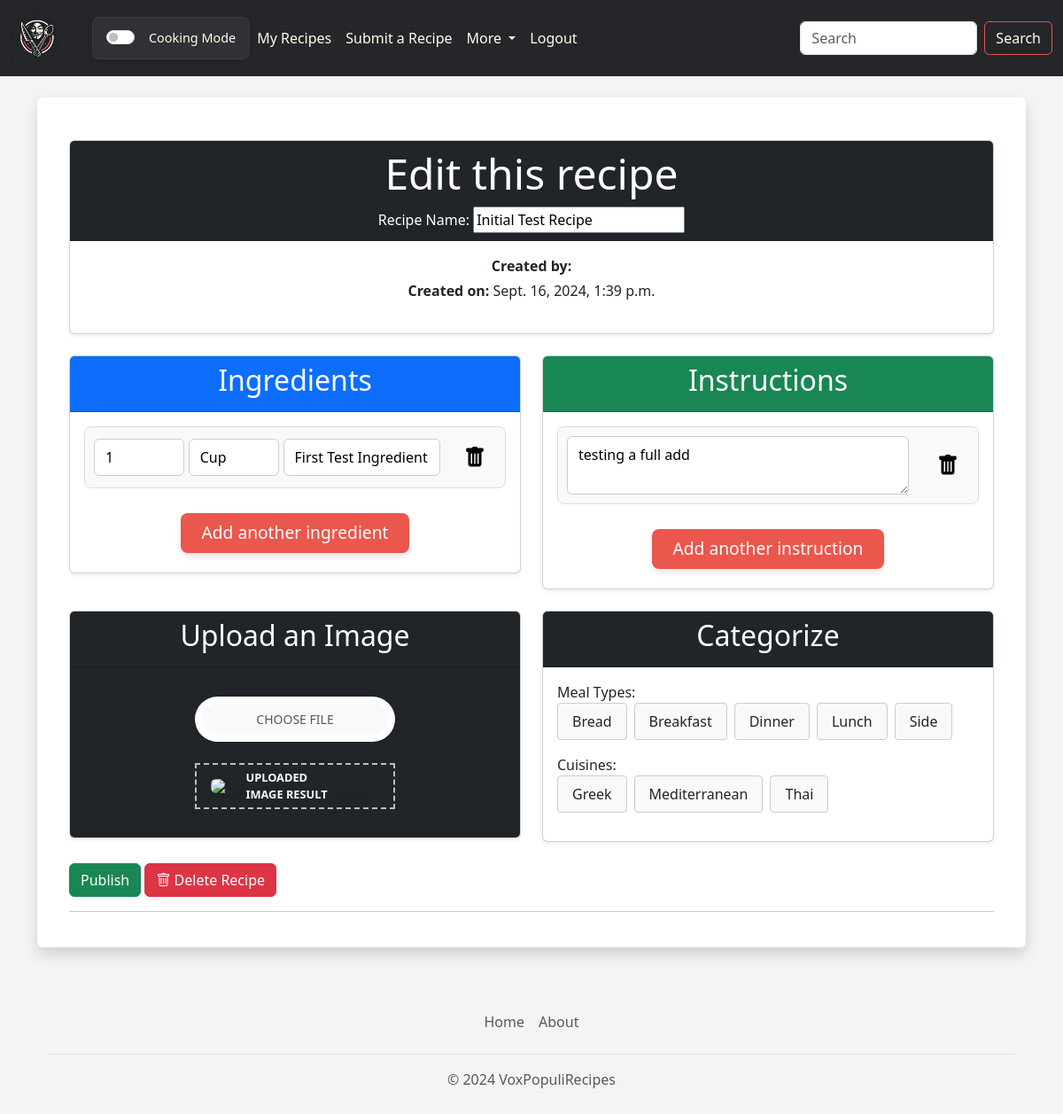
The app's page /submit_recipe/1/ (signed in), older data.
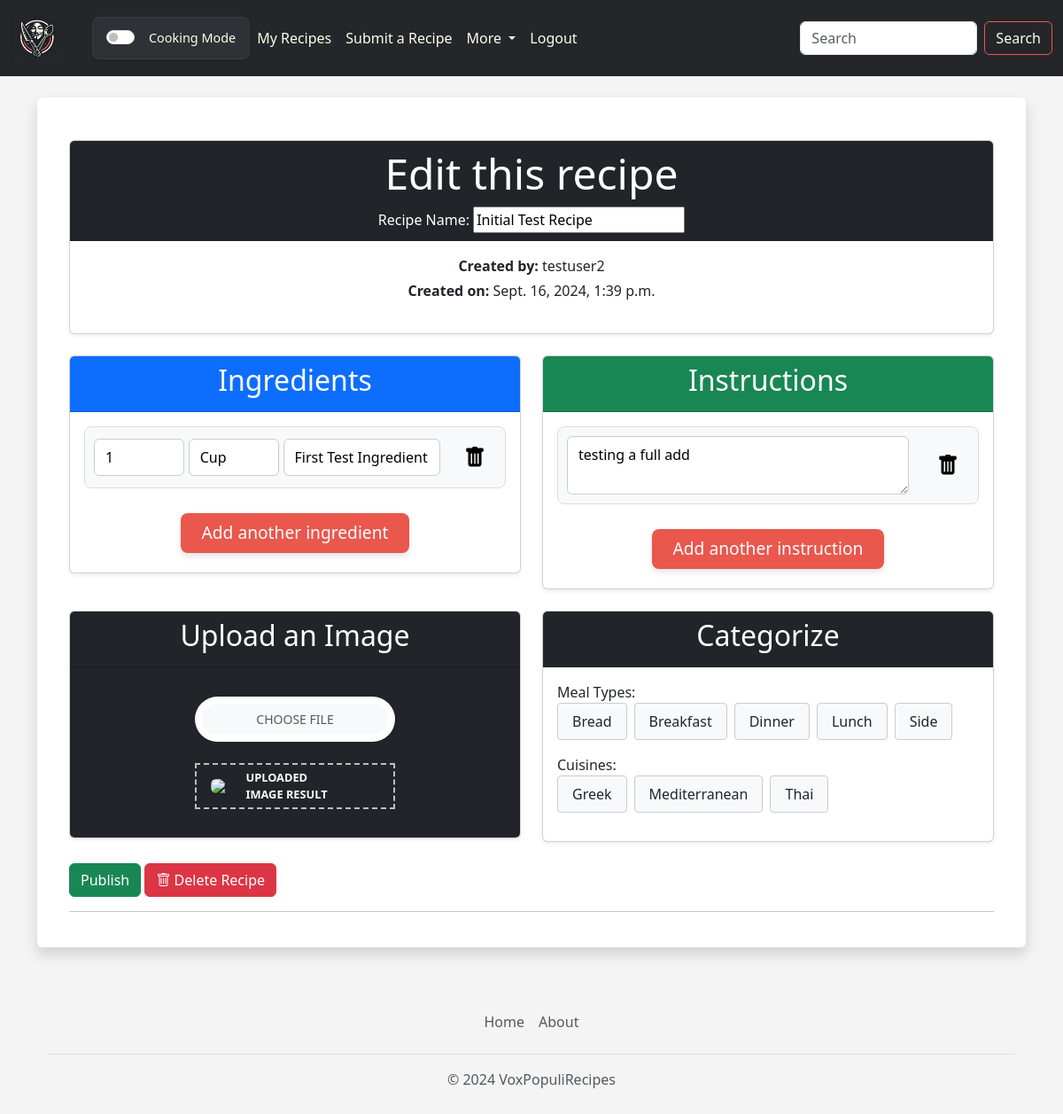
The same page, newer data.
### voxpopulirecipes/models.py (models this page shows, shortened)
class Recipe(models.Model):
    title = models.CharField(max_length=200)
    pub_date = models.DateTimeField("date published")
    created_by = models.CharField(max_length=200, blank=True, null=True)
    creator = models.ForeignKey(User, on_delete=models.CASCADE, blank=True, null=True)
    mealType = models.ForeignKey("MealType", on_delete=models.SET_NULL, blank=True, null=True)
    cuisine = models.ForeignKey("Cuisine", on_delete=models.SET_NULL, blank=True, null=True)
    image = models.ImageField(upload_to='uploads/recipe/', blank=True, null=True)
    baking = models.BooleanField(default=False)

### voxpopulirecipes/views.py (the view, shortened to what this page needs)
# urls.py: path("submit_recipe/", views.submit_recipe, name="submit_recipe"),
def submit_recipe(request, recipe_id=None):
    mealtypes = MealType.objects.all().order_by('name')
    cuisines = Cuisine.objects.all().order_by('name')
    if recipe_id:
        recipe = get_object_or_404(Recipe, id=recipe_id)
    else:
        recipe = None
    return render(request, 'voxpopulirecipes/submit_recipe.html', {
        'recipe': recipe,
        'mealtypes': mealtypes,
        'cuisines': cuisines
        })

### voxpopulirecipes/templates/voxpopulirecipes/submit_recipe.html (shortened to what the changed rows need)
{% extends 'voxpopulirecipes/base.html' %}
{% block content %}
{% if user.is_authenticated %}
    <div class='shadow p-4 mb-5 bg-body rounded'>
    <form action="{% if recipe %}{% url 'voxpopulirecipes:submit_recipe' recipe.id %}{% else %}{% url 'voxpopulirecipes:submit_recipe' %}{% endif %}" method="post" enctype="multipart/form-data">
        {% if recipe %}
        <div class="container mt-4">
            <fieldset>
                <div class="card text-center shadow-sm mb-4">
                    <fieldset id="recipe-name-section" class="create_section">
                        <div class="card-header bg-dark text-white">
                            <h1 class="display-5">Edit this recipe</h1>
                            <label for="id_title">Recipe Name:</label>
                            <input autofocus type="text" name="title" id="id_title" value="{{ recipe.title }}" required>
                        </div>
                        <div class="card-body">
                            <p class="mb-1"><strong>Created by:</strong> {{ recipe.creator.username }}</p>
                            <p class="mb-0"><strong>Created on:</strong> {{ recipe.pub_date }}</p>
                        </div>
                    </fieldset>
                </div>
                <div class="row">
                    <div class="col-12 col-lg-6 mb-4">
                        <div class="card shadow-sm">
                            <fieldset id="ingredients-section" class="create_section">
                                <div class="card-header text-center bg-primary text-white">
                                    <h2>Ingredients</h2>
                                </div>
                                <div class="card-body">
                                    {% for ingredient in recipe.ingredient_set.all %}
                                    <div class="ingredient">
                                        <input type="text" name="ingredient_amount_{{ ingredient.id }}" placeholder="Amount" class="create_ingredient_input ingredient-amount" value="{{ ingredient.ingredient_amount }}">
                                        <input type="text" name="ingredient_unit_{{ ingredient.id }}" placeholder="Unit" class="create_ingredient_input ingredient-unit" value="{{ ingredient.ingredient_unit }}">
                                        <input type="text" name="ingredient_text_{{ ingredient.id }}" placeholder="Ingredient" class="create_ingredient_input ingredient-text" value="{{ ingredient.ingredient_text }}"required >
                                        <button type="button" class="btn btn-delete ingredient-delete" onclick="deleteIngredient(this, {{ ingredient.id }})"><i class="bi bi-trash-fill"></i></button>
                                    </div>
                                    {% endfor %}
                                </div>
                                <button type="button" class="btn btn-secondary" id="add-ingredient">Add another ingredient</button>
                            </fieldset>
                        </div>
                    </div>
                    <div class="col-12 col-lg-6 mb-4">
                        <div class="card shadow-sm">
                            <fieldset id="instructions-section" class="create_section">
                                <div class="card-header text-center bg-success text-white">
                                    <h2>Instructions</h2>
                                </div>
                                <div class="card-body">
                                    {% for instruction in recipe.instruction_set.all %}
                                    <div class="instruction">
                                        <textarea name="instruction_text_{{ instruction.id }}" placeholder="Instruction" class="create_instruction_input" required>{{ instruction.instruction_text }}</textarea>
                                        <button type = "button" class="btn btn-delete" onclick="deleteInstruction(this, {{ instruction.id }})"><i class="bi bi-trash-fill"></i></button>
                                    </div>
                                    {% endfor %}
                                </div>
                                <button type="button" class="btn btn-secondary" id="add-instruction">Add another instruction</button>
                            </fieldset>
                        </div>
                    </div>
                </div>
                <div class="row">
                    <div class="col-12 col-lg-6 mb-4">
                        <div class="card shadow-sm">
                            <div class="card-header text-center bg-dark text-white">
                                <h2>Upload an Image</h2>
                            </div>
                            <div class="card-footer bg-dark text-white">
                                <div class="row py-4">
                                    <div class="col-lg-6 mx-auto">
                                        <div class="input-group mb-3 px-2 py-2 rounded-pill bg-white shadow-sm">
                                            <label for="upload" class="btn btn-light m-0 rounded-pill px-4 w-100 d-flex align-items-center justify-content-center">
                                                <small class="text-uppercase font-weight-bold text-muted">Choose file</small>
                                            </label>
                                        </div>
                                            <div class="image-area mt-4">
                                                <img
                                                    id="imageResult"
                                                    src="{% if recipe and recipe.image %}{{ recipe.image.url }}{% else %}#{% endif %}"
                                                    class="img-fluid rounded shadow-sm mx-auto d-block"
                                                >
                                            </div>
                                    </div>
                                </div>
                            </div>
                        </div>
                    </div>
                    <div class="col-12 col-lg-6 mb-4">
                        <div class="card shadow-sm">
                            <div class="card-header text-center bg-dark text-white">
                                <h2>Categorize</h2>
                            </div>
                            <div class="card-body">
                                <label for="mealtypes">Meal Types:</label>
                                <div id="mealtypes" class="mb-3 d-flex flex-wrap gap-2">
                                    {% for mealtype in mealtypes %}
                                    <button
                                        type="button"
                                        class="btn toggle-button {% if mealtype.id in mapped_mealtypes %}active{% endif %}"
                                        data-id="{{ mealtype.id }}"
                                        data-type="mealtype"
                                    >
                                        {{ mealtype.name }}
                                    </button>
                                    {% endfor %}
                                </div>
                                <label for="cuisines">Cuisines:</label>
                                <div id="cuisines" class="mb-3 d-flex flex-wrap gap-2">
                                    {% for cuisine in cuisines %}
                                    <button
                                        type="button"
                                        class="btn toggle-button {% if cuisine.id in mapped_cuisines %}active{% endif %}"
                                        data-id="{{ cuisine.id }}"
                                        data-type="cuisine"
                                    >
                                        {{ cuisine.name }}
                                    </button>
                                    {% endfor %}
                                </div>
                            </div>
                        </div>
                    </div>
                </div>
                <div>
                    <input type="submit" class="btn btn-success" value="Publish">
                    <a href="{% url 'voxpopulirecipes:delete_recipe' recipe.id %}" class="btn btn-danger">
                        <i class="bi bi-trash"></i> Delete Recipe
                    </a>
                </div>
            <hr>
        </div>
        {% endif %}
    </form>
    </div>
{% endif %}
{% endblock %}

Row changes from the older to the newer data that the page shows:
changed Recipe "Initial Test Recipe": creator.username (not shown) → "testuser2"
